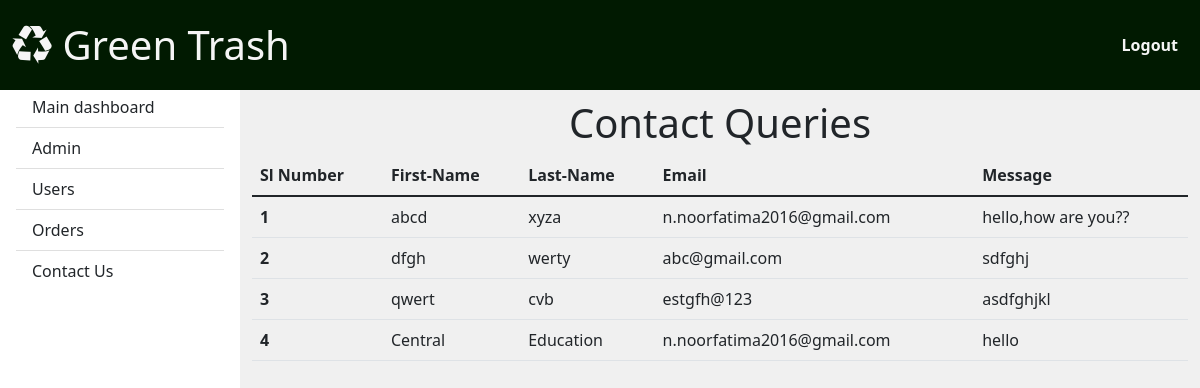
Page /Admin/contact.php on the committed database.
### tables this page shows
CREATE TABLE `contactus` (
  `id` int(255) NOT NULL,
  `First_name` varchar(255) NOT NULL,
  `Last_name` varchar(255) NOT NULL,
  `email_id` varchar(255) NOT NULL,
  `message` varchar(255) NOT NULL
);

### Admin/contact.php (the view, shortened to what this page needs)
<?php
include('connection.php');
?>
<!DOCTYPE html>
<html lang="en">
<head>
    <link rel="stylesheet" href="https://cdnjs.cloudflare.com/ajax/libs/font-awesome/4.7.0/css/font-awesome.min.css">
    <link href="https://cdn.jsdelivr.net/npm/bootstrap@5.1.3/dist/css/bootstrap.min.css" rel="stylesheet">
</head>
<body>
  <header>
    <nav id="sidebarMenu" class="collapse d-lg-block sidebar collapse bg-white " >
      <div class="position-sticky">
        <div class="list-group list-group-flush mx-3 mt-4">
          <a href="dashboard.php" class="list-group-item list-group-item-action py-2 ripple" aria-current="true">
            <span>Main dashboard</span>
          </a>
          <a href="display.php" class="list-group-item list-group-item-action py-2 ripple">
            <span>Admin</span></a>
          <a href="users.php" class="list-group-item list-group-item-action py-2 ripple">
            <span>Users</span></a>
          <a href="orders.php" class="list-group-item list-group-item-action py-2 ripple">
            <span>Orders</span></a>
          <a href="contact.php" class="list-group-item list-group-item-action py-2 ripple">
            <span>Contact Us</span></a>
        </div>
      </div>
    </nav>
    <nav id="main-navbar" class="navbar navbar-expand-lg navbar-light  fixed-top" >
      <div class="container-fluid" style="background-color: rgb(1, 26, 1);">
        <a class="navbar-brand" href="#" >
          <div class="col-md-4 my-2 ">
            <h1 id="logo"style="color: whitesmoke;"><i class="fa fa-recycle" style="color: whitesmoke;"></i>  Green Trash </h1>
          </div>
        </a>
        <div class="col-md-4 my-2" >
          <ul id="menu" class="float-md-end">
            <li ><a href="logout.php"style="color: whitesmoke;"><b>Logout</b></a></li>
          </ul>
        </div>
    </nav>
  </header>
  <main style="margin-top: 60px;">
    <div class="container pt-4">
      <h1><center>Contact Queries</center></h1>
        <table class="table">
            <thead>
                <tr>
                    <th scope="col">Sl Number</th>
                    <th scope="col">First-Name</th>
                    <th scope="col">Last-Name</th>
                    <th scope="col">Email</th>
                    <th scope="col">Message</th>
                </tr>
            </thead>
            <tbody>
                <?php
                $sql = "Select * from `contactus`";
                $result = mysqli_query($con,$sql);
                if($result){
                    while($row=mysqli_fetch_assoc($result)){
                        $id = $row['id'];
                        $First_name = $row['First_name'];
                        $Last_name = $row['Last_name'];
                        $email_id = $row['email_id'];
                        $Message = $row['message'];
                        echo ' <tr>
                        <th scope="row">'.$id.'</th>
                        <td>'.$First_name.'</td>
                        <td>'.$Last_name.'</td>
                        <td>'.$email_id.'</td>
                        <td>'.$Message.'</td>
                    </tr>';
                    }
                }
                ?>
            </tbody>
        </table>
    </div>
</main>
</body>
</html>

### Admin/contact.php (style rules this page uses)
body { background-color: rgb(240,240,240); }
@media (min-width: 991.98px) { main { padding-left: 240px; padding-top:15px; } }
#main-navbar { background-color: rgb(1, 26, 1); }
.sidebar { position: fixed; top: 0; bottom: 0; left: 0; padding: 58px 0 0; width: 240px; z-index: 600; margin-top:5px; }
#menu { list-style: none; margin: 0; padding: 0; color:green; }
#menu li { display: inline-block; }
#menu li a { color: green; padding: 15px 10px; display: block; text-decoration: none; }

### rows in the picture
contactus: id "1", First_name "abcd", Last_name "xyza", email "n.noorfatima2016@gmail.com", message "hello,how are you??"
contactus: id "2", First_name "dfgh", Last_name "werty", email "abc@gmail.com", message "sdfghj"
contactus: id "3", First_name "qwert", Last_name "cvb", email "estgfh@123", message "asdfghjkl"
contactus: id "4", First_name "Central", Last_name "Education", email "n.noorfatima2016@gmail.com", message "hello"
